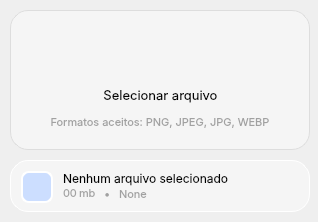
  <widget class="QFrame" name="frame">
   <property name="geometry">
    <rect>
     <x>10</x>
     <y>10</y>
     <width>318</width>
     <height>222</height>
    </rect>
   </property>
   <property name="minimumSize">
    <size>
     <width>318</width>
     <height>222</height>
    </size>
   </property>
   <property name="maximumSize">
    <size>
     <width>318</width>
     <height>222</height>
    </size>
   </property>
   <property name="styleSheet">
    <string notr="true">QFrame{
	background-color: qlineargradient(spread:pad, x1:0.506, y1:0, x2:0.516222, y2:1, stop:0 			rgba(255, 255, 255, 255), stop:1 rgba(232, 232, 232, 255));
	border-radius: 26px;
}</string>
   </property>
   <property name="frameShape">
    <enum>QFrame::Shape::NoFrame</enum>
   </property>
   <property name="frameShadow">
    <enum>QFrame::Shadow::Raised</enum>
   </property>
   <layout class="QVBoxLayout" name="verticalLayout_3">
    <property name="spacing">
     <number>10</number>
    </property>
    <property name="leftMargin">
     <number>10</number>
    </property>
    <property name="topMargin">
     <number>10</number>
    </property>
    <property name="rightMargin">
     <number>10</number>
    </property>
    <property name="bottomMargin">
     <number>10</number>
    </property>
    <item>
     <widget class="QWidget" name="wdgFileSelector" native="true">
      <property name="minimumSize">
       <size>
        <width>300</width>
        <height>140</height>
       </size>
      </property>
      <property name="maximumSize">
       <size>
        <width>300</width>
        <height>140</height>
       </size>
      </property>
      <property name="font">
       <font>
        <pointsize>11</pointsize>
       </font>
      </property>
      <property name="cursor">
       <cursorShape>PointingHandCursor</cursorShape>
      </property>
      <property name="focusPolicy">
       <enum>Qt::FocusPolicy::ClickFocus</enum>
      </property>
      <property name="toolTip">
       <string>Carregar Imagem (Ctrl+O)</string>
      </property>
      <property name="styleSheet">
       <string notr="true">QWidget {
	background-color: rgb(245, 245, 245);
    border: 1px solid rgb(221, 221, 221);
    border-radius: 18px;
}

QLabel {
	border: none;
	color: #000000;
	background-color: none;
}
</string>
      </property>
      <layout class="QVBoxLayout" name="verticalLayout_2">
       <property name="leftMargin">
        <number>16</number>
       </property>
       <property name="topMargin">
        <number>16</number>
       </property>
       <property name="rightMargin">
        <number>16</number>
       </property>
       <property name="bottomMargin">
        <number>16</number>
       </property>
       <item>
        <widget class="QLabel" name="lblIcon">
         <property name="maximumSize">
          <size>
           <width>16777215</width>
           <height>16777215</height>
          </size>
         </property>
         <property name="text">
          <string/>
         </property>
         <property name="pixmap">
          <pixmap resource="../assets/icons/resource_icons.qrc">:/icons/folder.png</pixmap>
         </property>
         <property name="alignment">
          <set>Qt::AlignmentFlag::AlignCenter</set>
         </property>
        </widget>
       </item>
       <item>
        <layout class="QVBoxLayout" name="verticalLayout">
         <property name="spacing">
          <number>2</number>
         </property>
         <item>
          <layout class="QHBoxLayout" name="horizontalLayout_2">
           <item>
            <spacer name="horizontalSpacer">
             <property name="orientation">
              <enum>Qt::Orientation::Horizontal</enum>
             </property>
             <property name="sizeHint" stdset="0">
              <size>
               <width>40</width>
               <height>20</height>
              </size>
             </property>
            </spacer>
           </item>
           <item>
            <widget class="QLabel" name="lblTitleFileSelector">
             <property name="sizePolicy">
              <sizepolicy hsizetype="Preferred" vsizetype="Minimum">
               <horstretch>0</horstretch>
               <verstretch>0</verstretch>
              </sizepolicy>
             </property>
             <property name="maximumSize">
              <size>
               <width>16777215</width>
               <height>16777215</height>
              </size>
             </property>
             <property name="font">
              <font>
               <family>Inter</family>
               <pointsize>10</pointsize>
               <stylestrategy>PreferDefault</stylestrategy>
               <kerning>true</kerning>
               <hintingpreference>PreferNoHinting</hintingpreference>
               <fontweight>DemiBold</fontweight>
              </font>
             </property>
             <property name="styleSheet">
              <string notr="true">QLabel {
	border: none;
	color: rgb(0, 0, 0);
}</string>
             </property>
             <property name="text">
              <string>Selecionar arquivo</string>
             </property>
             <property name="alignment">
              <set>Qt::AlignmentFlag::AlignCenter</set>
             </property>
            </widget>
           </item>
           <item>
            <spacer name="horizontalSpacer_2">
             <property name="orientation">
              <enum>Qt::Orientation::Horizontal</enum>
             </property>
             <property name="sizeHint" stdset="0">
              <size>
               <width>40</width>
               <height>20</height>
              </size>
             </property>
            </spacer>
           </item>
          </layout>
         </item>
         <item>
          <widget class="QLabel" name="label_84">
           <property name="maximumSize">
            <size>
             <width>16777215</width>
             <height>16777215</height>
            </size>
           </property>
           <property name="font">
            <font>
             <family>Inter</family>
             <pointsize>8</pointsize>
             <hintingpreference>PreferNoHinting</hintingpreference>
            </font>
           </property>
           <property name="styleSheet">
            <string notr="true">QLabel{
	color: rgb(161, 161, 161)
}</string>
           </property>
           <property name="text">
            <string>Formatos aceitos: PNG, JPEG, JPG, WEBP</string>
           </property>
           <property name="alignment">
            <set>Qt::AlignmentFlag::AlignCenter</set>
           </property>
          </widget>
         </item>
        </layout>
       </item>
      </layout>
     </widget>
    </item>
    <item>
     <widget class="QFrame" name="frame_2">
      <property name="minimumSize">
       <size>
        <width>300</width>
        <height>52</height>
       </size>
      </property>
      <property name="maximumSize">
       <size>
        <width>300</width>
        <height>52</height>
       </size>
      </property>
      <property name="styleSheet">
       <string notr="true">QFrame {
	background-color: rgb(245, 245, 245);
    border: 1px solid rgb(255, 255, 255);
    border-radius: 18px;
}

QLabel {
	border: none;
	color: #000000;
	background-color: none;
}
</string>
      </property>
      <property name="frameShape">
       <enum>QFrame::Shape::StyledPanel</enum>
      </property>
      <property name="frameShadow">
       <enum>QFrame::Shadow::Raised</enum>
      </property>
      <layout class="QHBoxLayout" name="horizontalLayout">
       <property name="spacing">
        <number>10</number>
       </property>
       <property name="leftMargin">
        <number>10</number>
       </property>
       <property name="topMargin">
        <number>10</number>
       </property>
       <property name="rightMargin">
        <number>10</number>
       </property>
       <property name="bottomMargin">
        <number>10</number>
       </property>
       <item>
        <widget class="QFrame" name="frame_3">
         <property name="minimumSize">
          <size>
           <width>32</width>
           <height>32</height>
          </size>
         </property>
         <property name="maximumSize">
          <size>
           <width>32</width>
           <height>32</height>
          </size>
         </property>
         <property name="styleSheet">
          <string notr="true">QFrame {
	background-color: rgb(204, 222, 255);
    border: 2px solid rgb(255, 255, 255);
    border-radius: 8px;
}

QLabel {
	border: none;
	color: #000000;
	background-color: none;
}
</string>
         </property>
         <property name="frameShape">
          <enum>QFrame::Shape::StyledPanel</enum>
         </property>
         <property name="frameShadow">
          <enum>QFrame::Shadow::Raised</enum>
         </property>
         <layout class="QGridLayout" name="gridLayout">
          <property name="leftMargin">
           <number>2</number>
          </property>
          <property name="topMargin">
           <number>2</number>
          </property>
          <property name="rightMargin">
           <number>2</number>
          </property>
          <property name="bottomMargin">
           <number>2</number>
          </property>
          <property name="spacing">
           <number>2</number>
          </property>
          <item row="0" column="0">
           <widget class="QLabel" name="label">
            <property name="maximumSize">
             <size>
              <width>16</width>
              <height>14</height>
             </size>
            </property>
            <property name="text">
             <string/>
            </property>
            <property name="pixmap">
             <pixmap resource="../assets/icons/resource_icons.qrc">:/icons/img.svg</pixmap>
            </property>
            <property name="alignment">
             <set>Qt::AlignmentFlag::AlignCenter</set>
            </property>
            <property name="openExternalLinks">
             <bool>false</bool>
            </property>
           </widget>
          </item>
         </layout>
        </widget>
       </item>
       <item>
        <layout class="QVBoxLayout" name="verticalLayout_71">
         <property name="spacing">
          <number>0</number>
         </property>
         <item>
          <layout class="QHBoxLayout" name="horizontalLayout_110">
           <property name="spacing">
            <number>0</number>
           </property>
           <item>
            <widget class="QLabel" name="lblFileName">
             <property name="font">
              <font>
               <family>Inter</family>
               <pointsize>9</pointsize>
               <bold>false</bold>
               <hintingpreference>PreferNoHinting</hintingpreference>
              </font>
             </property>
             <property name="styleSheet">
              <string notr="true">QLabel {
	color: rgb(0, 0, 0);
}</string>
             </property>
             <property name="text">
              <string>Nenhum arquivo selecionado</string>
             </property>
            </widget>
           </item>
           <item>
            <spacer name="horizontalSpacer_113">
             <property name="orientation">
              <enum>Qt::Orientation::Horizontal</enum>
             </property>
             <property name="sizeHint" stdset="0">
              <size>
               <width>40</width>
               <height>20</height>
              </size>
             </property>
            </spacer>
           </item>
          </layout>
         </item>
         <item>
          <layout class="QHBoxLayout" name="horizontalLayout_111">
           <property name="spacing">
            <number>8</number>
           </property>
           <item>
            <layout class="QHBoxLayout" name="horizontalLayout_3">
             <property name="spacing">
              <number>2</number>
             </property>
             <item>
              <widget class="QLabel" name="lblFileSize_2">
               <property name="sizePolicy">
                <sizepolicy hsizetype="Preferred" vsizetype="Fixed">
                 <horstretch>0</horstretch>
                 <verstretch>0</verstretch>
                </sizepolicy>
               </property>
               <property name="minimumSize">
                <size>
                 <width>0</width>
                 <height>0</height>
                </size>
               </property>
               <property name="maximumSize">
                <size>
                 <width>16777215</width>
                 <height>16777215</height>
                </size>
               </property>
               <property name="font">
                <font>
                 <family>Inter</family>
                 <pointsize>8</pointsize>
                 <hintingpreference>PreferNoHinting</hintingpreference>
                </font>
               </property>
               <property name="styleSheet">
                <string notr="true">QLabel{
	color: rgb(161, 161, 161);
}</string>
               </property>
               <property name="text">
                <string>00</string>
               </property>
               <property name="wordWrap">
                <bool>false</bool>
               </property>
               <property name="openExternalLinks">
                <bool>false</bool>
               </property>
              </widget>
             </item>
             <item>
              <widget class="QLabel" name="lblFileSize_13">
               <property name="sizePolicy">
                <sizepolicy hsizetype="Preferred" vsizetype="Fixed">
                 <horstretch>0</horstretch>
                 <verstretch>0</verstretch>
                </sizepolicy>
               </property>
               <property name="minimumSize">
                <size>
                 <width>0</width>
                 <height>0</height>
                </size>
               </property>
               <property name="maximumSize">
                <size>
                 <width>16777215</width>
                 <height>16777215</height>
                </size>
               </property>
               <property name="font">
                <font>
                 <family>Inter</family>
                 <pointsize>8</pointsize>
                 <hintingpreference>PreferNoHinting</hintingpreference>
                </font>
               </property>
               <property name="styleSheet">
                <string notr="true">QLabel{
	color: rgb(161, 161, 161);
}</string>
               </property>
               <property name="text">
                <string>mb</string>
               </property>
               <property name="wordWrap">
                <bool>false</bool>
               </property>
               <property name="openExternalLinks">
                <bool>false</bool>
               </property>
              </widget>
             </item>
            </layout>
           </item>
           <item>
            <widget class="QLabel" name="lblFileSize_14">
             <property name="sizePolicy">
              <sizepolicy hsizetype="Minimum" vsizetype="Minimum">
               <horstretch>0</horstretch>
               <verstretch>0</verstretch>
              </sizepolicy>
             </property>
             <property name="minimumSize">
              <size>
               <width>0</width>
               <height>0</height>
              </size>
             </property>
             <property name="maximumSize">
              <size>
               <width>16777215</width>
               <height>16777215</height>
              </size>
             </property>
             <property name="font">
              <font>
               <family>Inter</family>
               <pointsize>8</pointsize>
              </font>
             </property>
             <property name="styleSheet">
              <string notr="true">QLabel{
	color: rgb(161, 161, 161);
}</string>
             </property>
             <property name="text">
              <string>•</string>
             </property>
             <property name="wordWrap">
              <bool>false</bool>
             </property>
             <property name="openExternalLinks">
              <bool>false</bool>
             </property>
            </widget>
           </item>
           <item>
            <widget class="QLabel" name="lblFilePath">
             <property name="maximumSize">
              <size>
               <width>16777215</width>
               <height>18</height>
              </size>
             </property>
             <property name="font">
              <font>
               <family>Inter</family>
               <pointsize>8</pointsize>
               <hintingpreference>PreferNoHinting</hintingpreference>
              </font>
             </property>
             <property name="cursor">
              <cursorShape>ArrowCursor</cursorShape>
             </property>
             <property name="styleSheet">
              <string notr="true">QLabel{
	color: rgb(161, 161, 161);
}</string>
             </property>
             <property name="text">
              <string>None</string>
             </property>
             <property name="textFormat">
              <enum>Qt::TextFormat::AutoText</enum>
             </property>
             <property name="textInteractionFlags">
              <set>Qt::TextInteractionFlag::NoTextInteraction</set>
             </property>
            </widget>
           </item>
           <item>
            <spacer name="horizontalSpacer_114">
             <property name="orientation">
              <enum>Qt::Orientation::Horizontal</enum>
             </property>
             <property name="sizeHint" stdset="0">
              <size>
               <width>40</width>
               <height>20</height>
              </size>
             </property>
            </spacer>
           </item>
          </layout>
         </item>
        </layout>
       </item>
      </layout>
     </widget>
    </item>
   </layout>
  </widget>
